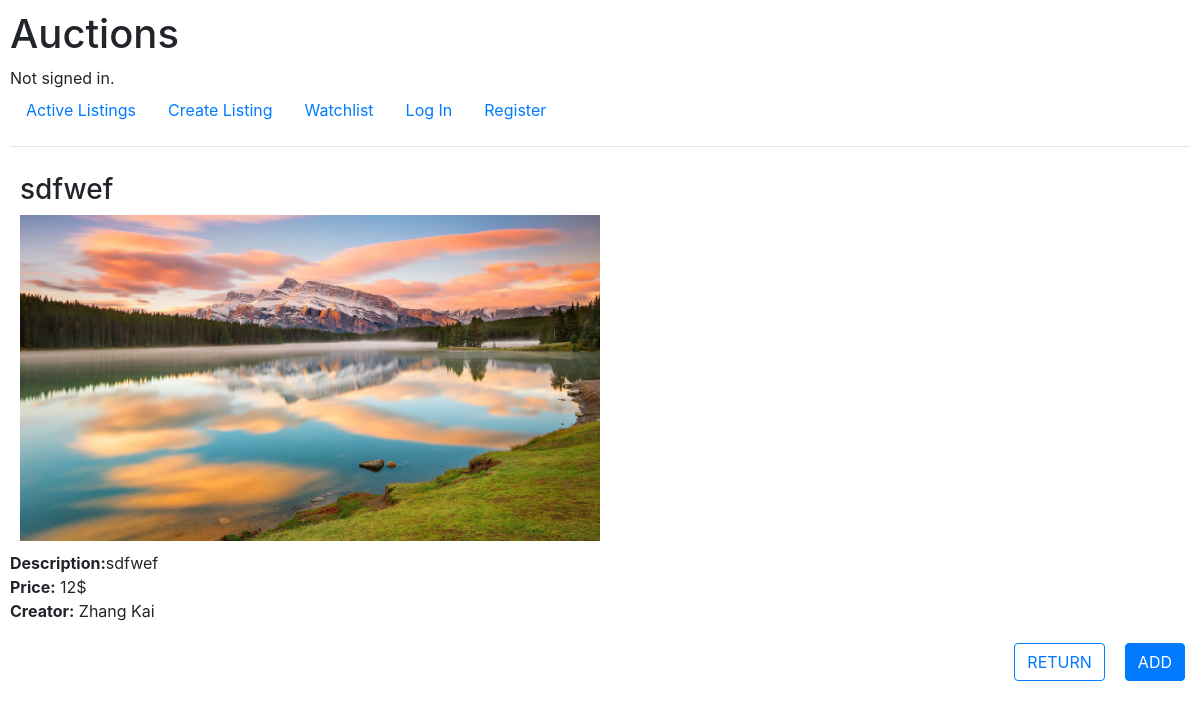
/listing/3, run on the app's committed database.
### auctions/models.py (models this page shows, shortened)
class Listing(models.Model):
    title = models.CharField(max_length=64)
    description = models.CharField(max_length=500)
    starting_bid = models.IntegerField()
    image = models.ImageField(upload_to=None, height_field=None, width_field=None, max_length=100, default=1)
    category = models.ForeignKey(Category, on_delete=CASCADE, default=1, related_name="inside_category")
    creator = models.ForeignKey('User', on_delete=CASCADE, default=1, related_name="creates")

class User(AbstractUser):
    watchlist = models.ManyToManyField('Listing', blank=True, related_name="follower")

### auctions/views.py (the view)
# urls.py: path("listing/<int:listing_id>", views.listing_page, name="listing_page"),
def listing_page(request, listing_id):
    listing = Listing.objects.get(pk=listing_id)
    return render(request, "auctions/listing_page.html", {
        "listing": listing,
    })

### auctions/templates/auctions/listing_page.html (shortened to what this page needs)
{% extends "auctions/layout.html" %}
{% block body %}
  <div style="padding: 10px;">
    <h3>{{ listing.title }}</h3>
    {% if listing.image != "1" %}
      <img src="{{ listing.image.url }}" alt="{{ listing.title }}" style="width: 50%;">
    {% endif %}
  </div>
  <div>
    <b>Description:</b>{{ listing.description }}
  </div>
  <div>
    <b>Price:</b> {{ listing.starting_bid }}$
  </div>
  <div>
    <b>Creator:</b> {{ listing.creator }}
  </div>
  <div style="display: flex; justify-content: flex-end; padding-top: 20px; padding-right: 20px;">
    <div class="row">
      <div style="padding-right: 20px;">
        <a href="{% url 'index' %}">
          <button type="submit" class="btn btn-outline-primary" name="return" value=0>RETURN</button>
        </a>
      </div>
      <form action="{% url 'watchlist' %}" method="POST">
        <button type="submit" class="btn btn-primary" name="add" value="{{ listing.id }}">ADD</button>
      </form>
    </div>
  </div>
{% endblock %}

### auctions/static/auctions/styles.css (style rules this page uses)
body { padding: 10px; }

### data on the page
Listing: title "sdfwef", image (picture), description "sdfwef", starting_bid "12", creator "Zhang Kai"
